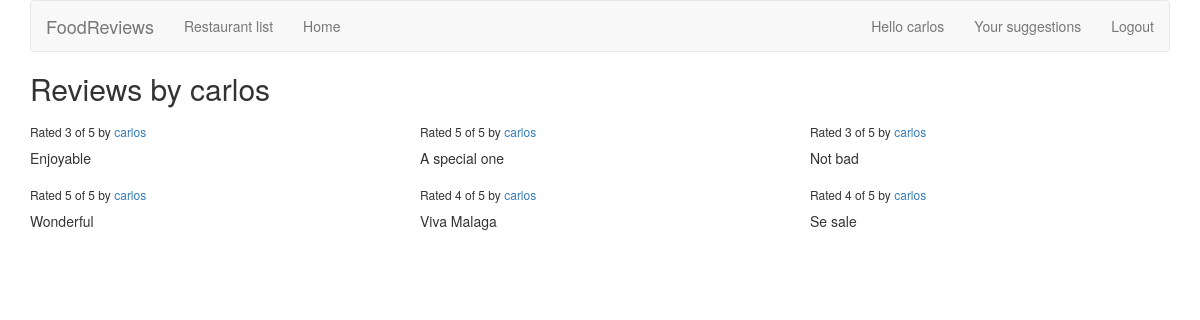
The page /reviews/review/user/ (signed in) on the database its author committed.
### reviews/models.py (models this page shows)
class Review(models.Model):
    RATING_CHOICES = (
        (1, '1'),
        (2, '2'),
        (3, '3'),
        (4, '4'),
        (5, '5'),
    )
    restaurant = models.ForeignKey(Restaurant)
    pub_date = models.DateTimeField('date published')
    user_name = models.CharField(max_length=100)
    comment = models.CharField(max_length=200)
    rating = models.IntegerField(choices=RATING_CHOICES)

### reviews/views.py (the view)
# urls.py: url(r'^review/user/(?P<username>\w+)/$', views.user_review_list, name='user_review_list'),
def user_review_list(request, username=None):
    if not username:
        username = request.user.username
    latest_review_list = Review.objects.filter(user_name=username).order_by('-pub_date')
    context = {'latest_review_list':latest_review_list, 'username':username}
    return render(request, 'reviews/user_review_list.html', context)

### reviews/templates/reviews/user_review_list.html
{% extends 'reviews/review_list.html' %}
{% block title %}
<h2>Reviews by {{ username }}</h2>
{% endblock %}

### reviews/templates/reviews/review_list.html (shortened to what this page needs)
{% extends 'base.html' %}
{% block content %}
{% if latest_review_list %}
<div class="row">
    {% for review in latest_review_list %}
    <div class="col-xs-6 col-lg-4">
        <h6>Rated {{ review.rating }} of 5 by <a href="{% url 'reviews:user_review_list' review.user_name %}" >{{ review.user_name }}</a></h6>
        <p>{{ review.comment }}</p>
    </div>
    {% endfor %}
</div>
{% else %}
<p>No reviews are available.</p>
{% endif %}
{% endblock %}

### templates/base.html (shortened to what this page needs)
{% load bootstrap3 %}
{% bootstrap_css %}
{% block bootstrap3_content %}
<div class="container">
    <nav class="navbar navbar-default">
        <div class="navbar-header">
            <a class="navbar-brand" href="{% url 'reviews:review_list' %}">FoodReviews</a>
        </div>
        <div id="navbar" class="navbar-collapse collapse">
            <ul class="nav navbar-nav">
                <li><a href="{% url 'reviews:wine_list' %}">Restaurant list</a></li>
                <li><a href="{% url 'reviews:review_list' %}">Home</a></li>
            </ul>
            <ul class="nav navbar-nav navbar-right">
            {% if user.is_authenticated %}
                <li><a href="{% url 'reviews:user_review_list' user.username %}">Hello {{ user.username }}</a></li>
                <li><a href="{% url 'reviews:user_recommendation_list' %}">Your suggestions</a></li>
                <li><a href="{% url 'auth:logout' %}">Logout</a></li>
                {% else %}
                <li><a href="{% url 'auth:login' %}">Login</a></li>
                <li><a href="/accounts/register">Register</a></li>
                {% endif %}
            </ul>
        </div>
    </nav>
    <h1>{% block title %}(no title){% endblock %}</h1>
    {% block content %}(no content){% endblock %}
</div>
{% endblock %}

### rows shown on the page
Review: rating "3", user_name "carlos", comment "Enjoyable"
Review: rating "5", user_name "carlos", comment "A special one"
Review: rating "3", user_name "carlos", comment "Not bad"
Review: rating "5", user_name "carlos", comment "Wonderful"
Review: rating "4", user_name "carlos", comment "Viva Malaga"
Review: rating "4", user_name "carlos", comment "Se sale"

### other values the page prints
{{ user.username }} "carlos"
{{ username }} "carlos"
